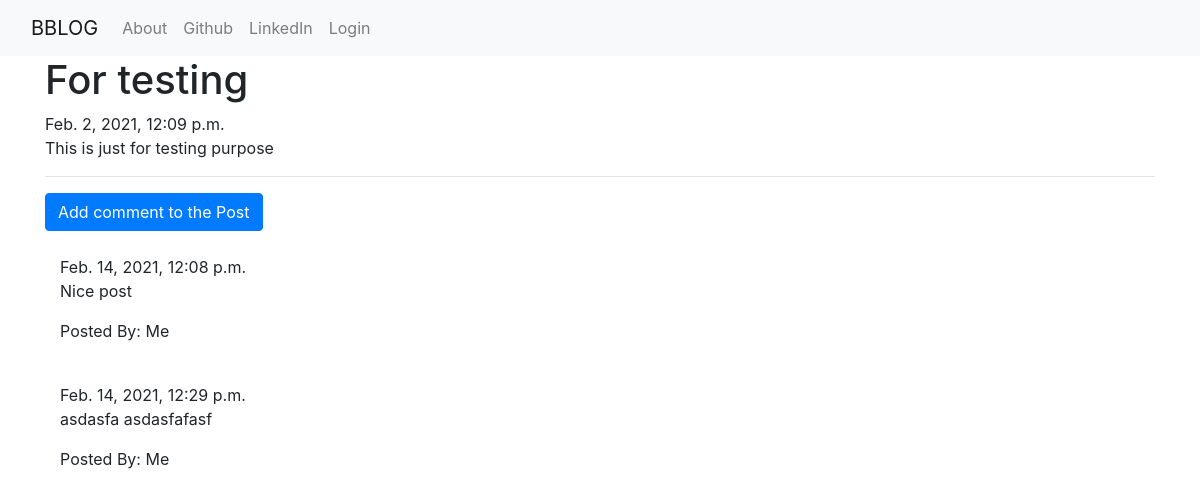
The app's page /post/1/ with its own data.
### blog/models.py (models this page shows, shortened)
class Post(models.Model):
    author = models.ForeignKey("auth.User", on_delete=models.CASCADE)
    title  = models.CharField(max_length=200)
    text = models.TextField()
    create_date = models.DateTimeField(default=timezone.now)
    published_date = models.DateTimeField(blank=True, null=True)

class Comment(models.Model):
    post =models.ForeignKey("blog.Post", related_name="comments" ,on_delete=models.CASCADE)
    author = models.CharField(max_length=500)
    text = models.TextField()
    create_date = models.DateTimeField(default=timezone.now)
    approved_comment = models.BooleanField(default=False)

### blog/views.py (the view)
# urls.py: path('post/<int:pk>/', views.PostDetailView.as_view(), name='post_detail'),
class PostDetailView(DetailView):
    model = Post

### blog/templates/blog/post_detail.html (shortened to what this page needs)
{% extends 'blog/base.html' %}
{% block body_block %}
<h1 class="Posttitle loader">{{post.title}}</h1>
    {% if post.published_date %}
        <div class="post date">
        {{post.published_date}}
        </div>
    {% else %}
        <a class="btn btn-primary" href="{% url 'post_publish' pk=post.pk %}">Publish</a>
    {% endif %}
    <p class="postcontent">{{ post.text|safe|linebreaksbr}}</p>
    <hr>
    <a href="{% url 'add_comment_to_post' pk=post.pk %}" class="btn btn-primary">
        Add comment to the Post
    </a>
    <div class="container">
    {% for comment in post.comments.all %}
        <br>
        {% if user.is_authenticated or comment.approved_comment %}
            {{ comment.create_date }}
            <p>{{ comment.text|safe|linebreaksbr}}</p>
            <p>Posted By: {{comment.author}}</p>
        {% endif %}
        {% empty %}
        <p> No comments</p>
    {% endfor %}
    </div>
{% endblock %}

### blog/static/css/blog.css (style rules this page uses)
.loader { filter:hue-rotate(0deg); color:linear-gradient(45deg, #0f8, #08f); animation: hue 10000ms infinite linear; }

### records on screen
Post: title "For testing", published_date "Feb. 2, 2021, 12:09 p.m.", text "This is just for testing purpose"
Comment: create_date "Feb. 14, 2021, 12:08 p.m.", text "Nice post", author "Me"
Comment: create_date "Feb. 14, 2021, 12:29 p.m.", text "asdasfa asdasfafasf", author "Me"
